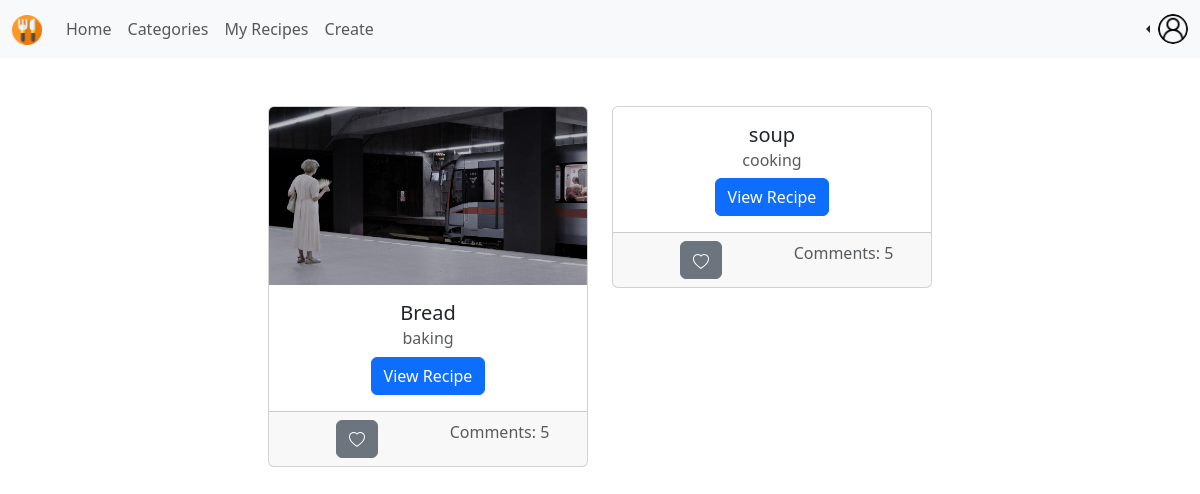
/social/feed/1 (signed in), run on an earlier commit of the app's database.
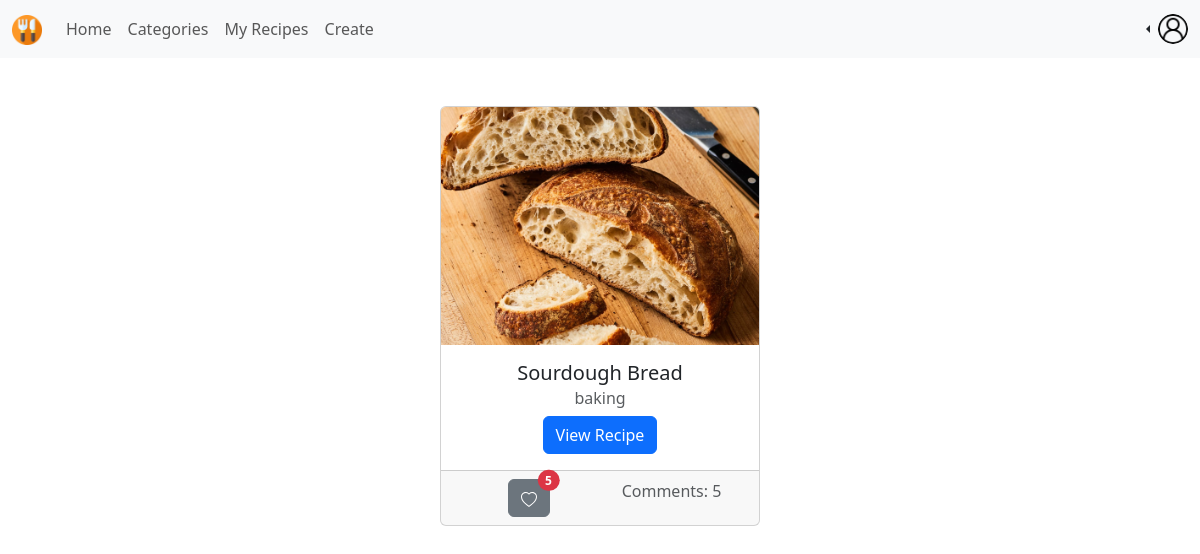
And on a later commit of the database.
### recipies/models.py (models this page shows, shortened)
class Recipe(models.Model):
  creator = models.ForeignKey(Profile, on_delete=models.CASCADE)
  created_timestamp = models.DateTimeField(default=datetime.now, blank=True)
  updated_timestamp = models.DateTimeField(default=datetime.now, blank=True)
  recipe_name = models.CharField(max_length=200)
  recipe_image = models.ImageField(upload_to='recipe_img', default="empty.jpg")
  oven_temp = models.IntegerField(null=True)
  serving_size = models.FloatField()
  recipe_category = models.CharField(max_length=50)
  recipe_tags = models.CharField(max_length=200)
  recipe_instructions = models.TextField()
  likes = models.IntegerField(default=0)

### socialMedia/views.py (the view)
# urls.py: path('feed/<int:id>', views.feed, name="feed"),
@login_required
def feed(request, id):
  profile = Profile.objects.get(user=User.objects.get(id=id))
  recipe_list = Recipe.objects.all()
  paginator = Paginator(recipe_list, 3)
  page = request.GET.get('page')
  recipe_list = paginator.get_page(page)
  return render(request, 'socialMedia/feed.html', {"recipe_list": recipe_list, 'profile': profile})

### socialMedia/templates/socialMedia/feed.html (shortened to what this page needs)
{% extends './baseNav.html' %}
{% block body %}
  <div class="m-5 row row-cols-3 justify-content-center">
  {% for recipe in recipe_list %}
    <div class="row">
      <div class="col">
        <div class="card text-center" >
          {% if recipe.recipe_image != "empty.jpg" %}
            <img src="{{ recipe.recipe_image.url }}" style=" overflow: hidden;" class="card-img-top" alt="...">
          {% endif %}
          <div class="card-body">
            <h5 class="card-title">{{ recipe.recipe_name }}</h5>
            <h6 class="card-subtitle mb-2 text-muted">{{ recipe.recipe_category }}</h6>
            <a href="{% url 'socialMedia:recipe_detail' recipe.id %}" class="btn btn-primary">View Recipe</a>
          </div>
          <div class="card-footer text-muted d-flex">
            <div class="col">
              <button type="button" class="btn btn-secondary position-relative">
                {% if recipe.likes != 0 %}
                <span class="position-absolute top-0 start-100 translate-middle badge rounded-pill bg-danger">
                    {{recipe.likes}}
                </span>
                {% endif %}
              </button>
            </div>
            <div class="col">
              Comments: 5
            </div>
          </div>
        </div>
      </div>
    </div>
  {% endfor %}
  </div>
{% endblock %}

What changed in the data, as far as the page shows it:
removed Recipe: recipe_name "soup", recipe_category "cooking"
changed Recipe "baking": recipe_image: a different picture; recipe_name "Bread" → "Sourdough Bread"; likes (not shown) → "5"
